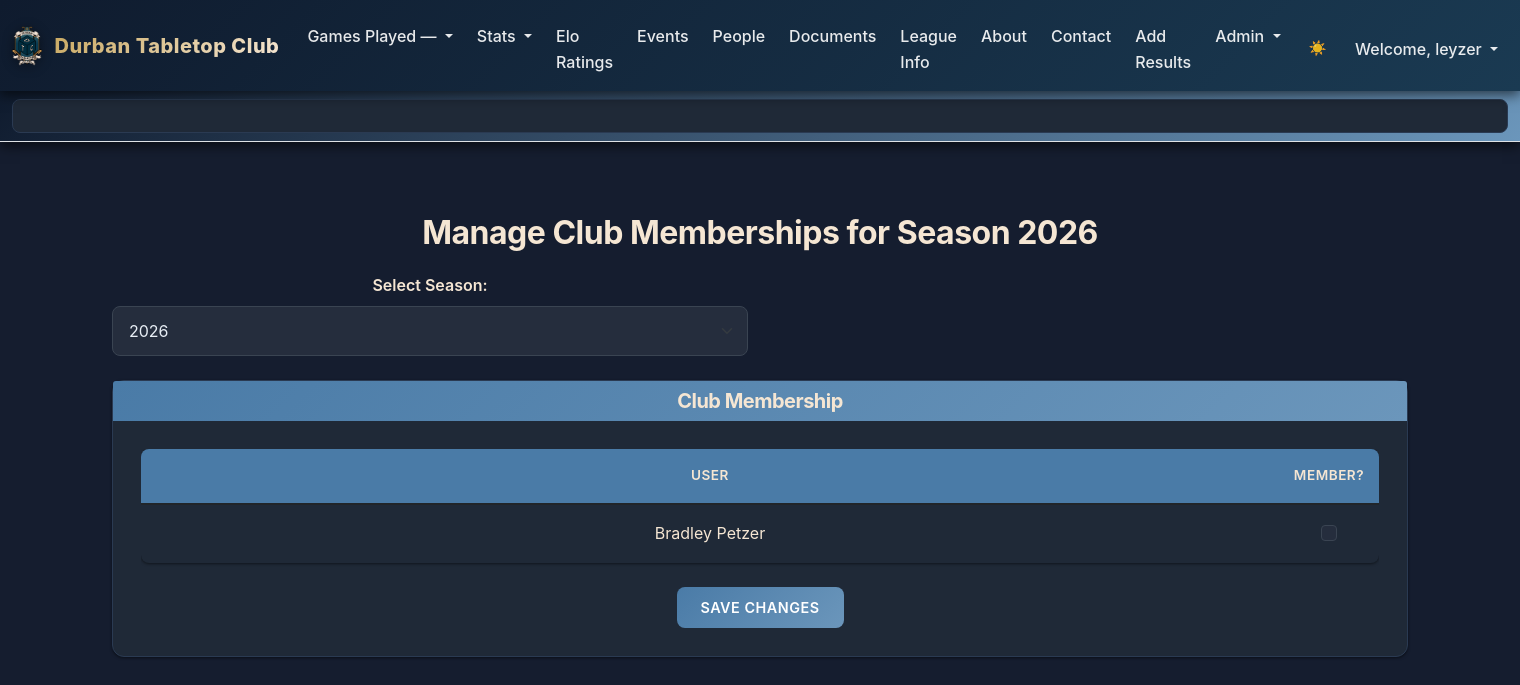
The app's page /manageMemberships (signed in), older data.
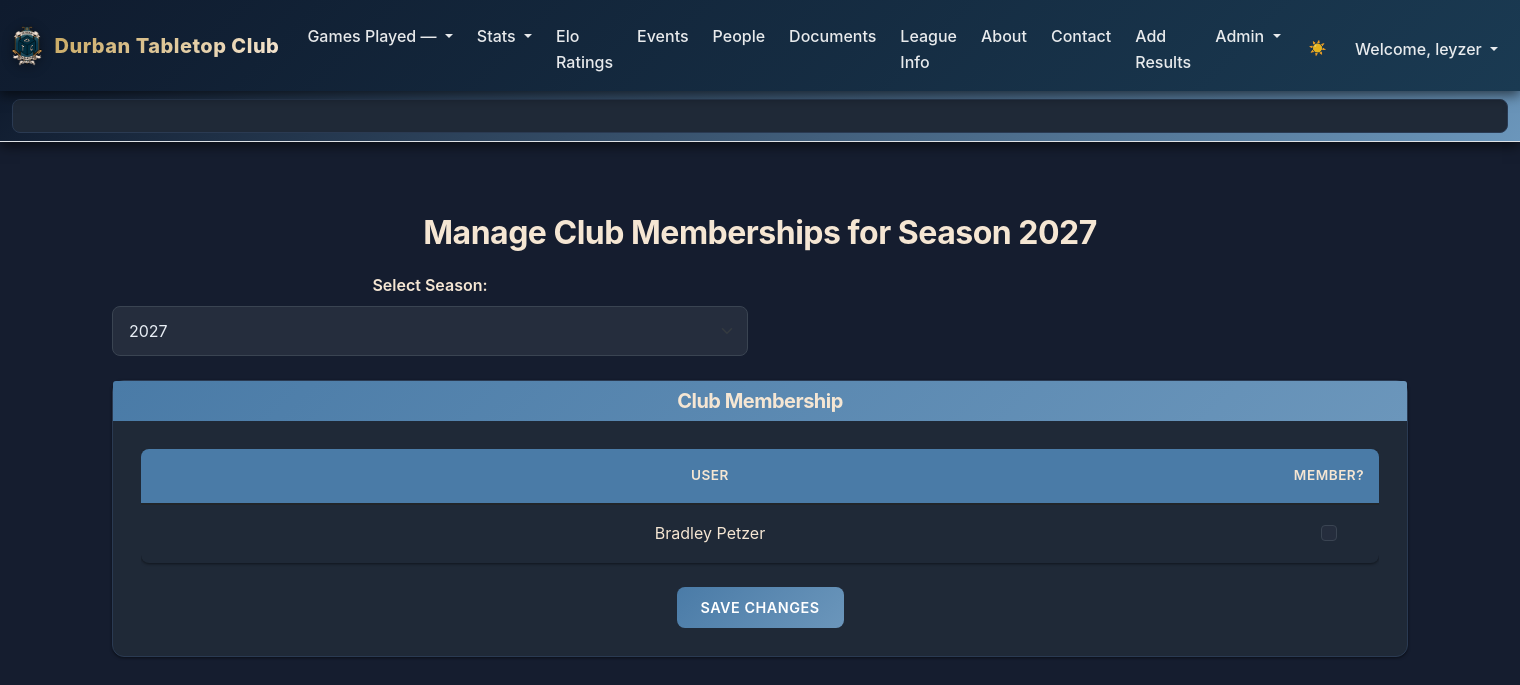
The same page, newer data.
### tables this page shows
CREATE TABLE seasons (
    season_id          INTEGER PRIMARY KEY,
    name               TEXT NOT NULL,           -- e.g., "2026 League"
    year               INTEGER NOT NULL,
    start_date         TEXT NOT NULL,           -- ISO date
    end_date           TEXT NOT NULL,
    status             TEXT NOT NULL DEFAULT 'active'  -- 'active', 'archived'
);

### routes/admin.py (the view)
@admin_bp.route("/manageMemberships", methods=["GET", "POST"])
@login_required
def manage_memberships():
    user_id = session["user_id"]
    if not is_admin(user_id):
        flash("You do not have permission to access this page.", "danger")
        return redirect("/")
    with sqlite3.connect("GPTLeague.db") as conn:
        conn.row_factory = sqlite3.Row
        cursor = conn.cursor()
        selected_year = request.args.get("season") or CURRENT_YEAR()
        season_row = cursor.execute("SELECT season_id FROM seasons WHERE year = ?", (selected_year,)).fetchone()
        if not season_row:
            flash("Season not found", "warning")
            return redirect(url_for("admin.manage_memberships"))
        season_id = season_row["season_id"]
        seasons = cursor.execute("SELECT season_id, year FROM seasons WHERE status IN ('active','archived') ORDER BY year DESC").fetchall()
        users = cursor.execute("""
            SELECT u.user_id, u.user_name, u.full_name,
                COALESCE(cm.is_member, 0) AS is_member
            FROM users u
            LEFT JOIN club_memberships cm
            ON cm.user_id = u.user_id AND cm.season_id = ?
            ORDER BY u.full_name
        """, (season_id,)).fetchall()
    return render_template("manageMemberships.html",
                            seasons=seasons,
                            selected_year=selected_year,
                            users=users)

### helpers.py (called while the page is built)
def login_required(f):
    @wraps(f)
    def decorated_function(*args, **kwargs):
        if session.get("user_id") is None:
            return redirect("/login")
        return f(*args, **kwargs)
    return decorated_function

def CURRENT_YEAR():
    try:
        with sqlite3.connect('GPTLeague.db') as connection:
            cursor = connection.cursor()
            year = cursor.execute("SELECT year FROM seasons ORDER BY year DESC LIMIT 1").fetchone()
            return year[0] if year else None
    except Exception as e:
        logger.error(f"Database error in CURRENT_YEAR: {str(e)}")
        return None

def is_admin(user_id):
    with sqlite3.connect("GPTLeague.db") as conn:
        conn.row_factory = sqlite3.Row
        cursor = conn.cursor()
        role = cursor.execute(
            "SELECT 1 FROM user_roles WHERE user_id = ? AND role = 'admin'",
            (user_id,)
        ).fetchone()
        return role is not None

### templates/manageMemberships.html (shortened to what this page needs)
{% extends "layout.html" %}
{% block main %}
<div class="container mt-4">
    <h2>Manage Club Memberships for Season {{ selected_year }}</h2>
    <form method="get" action="{{ url_for('admin.manage_memberships') }}" id="seasonForm" class="mb-4">
        <div class="row">
            <div class="col-md-6">
                <label for="season" class="form-label">Select Season:</label>
                <select name="season" id="season" class="form-select" onchange="this.form.submit()">
                    {% for season in seasons %}
                        <option value="{{ season[1] }}" {% if season[1] == selected_year %}selected{% endif %}>
                            {{ season[1] }}
                        </option>
                    {% endfor %}
                </select>
            </div>
        </div>
    </form>
    <div class="card">
        <div class="card-header bg-primary text-white">
            <h5 class="mb-0">Club Membership</h5>
        </div>
        <div class="card-body">
            <form method="post" action="{{ url_for('admin.manage_memberships') }}">
                <div class="table-responsive">
                    <table class="table table-hover">
                        <thead class="table-light">
                            <tr>
                                <th>User</th>
                                <th class="text-center" style="width: 100px;">Member?</th>
                            </tr>
                        </thead>
                        <tbody>
                            {% for user in users %}
                            <tr>
                                <td>{{ user[2] }}</td>
                                <td class="text-center">
                                    <input type="checkbox" name="members[]" value="{{ user[0] }}"
                                           {% if user[3] == 1 %}checked{% endif %} class="form-check-input">
                                </td>
                            </tr>
                            {% endfor %}
                        </tbody>
                    </table>
                </div>
                <button type="submit" class="btn btn-primary">Save Changes</button>
            </form>
        </div>
    </div>
</div>
{% endblock %}

Row changes from the older to the newer data that the page shows:
no longer on this page (row unchanged): seasons: year "2026"
added seasons: year "2027"
Text that changed along with them:
form field season: "2026" → "2027"
